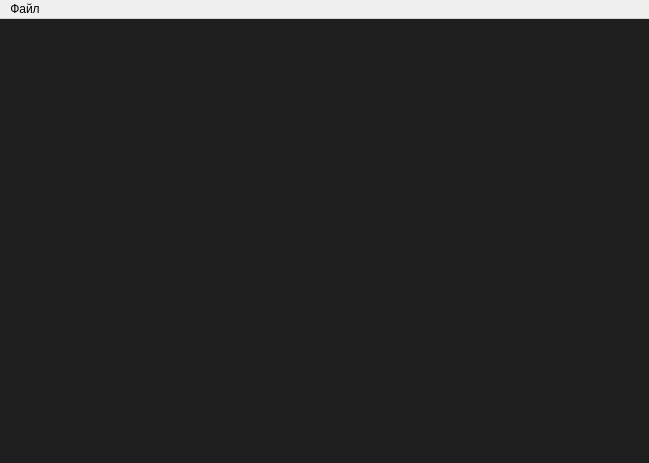
<?xml version="1.0" encoding="UTF-8"?>
<ui version="4.0">
 <class>main_window</class>
 <widget class="QMainWindow" name="main_window">
  <property name="geometry">
   <rect>
    <x>0</x>
    <y>0</y>
    <width>649</width>
    <height>463</height>
   </rect>
  </property>
  <property name="windowTitle">
   <string>MCrypt</string>
  </property>
  <property name="styleSheet">
   <string notr="true">QMainWindow {
	background-color: rgb(30, 30, 30);
}</string>
  </property>
  <widget class="QWidget" name="central_widget">
   <property name="styleSheet">
    <string notr="true">QWidget {
	background-color: rgb(30, 30, 30);
}</string>
   </property>
  </widget>
  <widget class="QMenuBar" name="menu_bar">
   <property name="geometry">
    <rect>
     <x>0</x>
     <y>0</y>
     <width>649</width>
     <height>18</height>
    </rect>
   </property>
   <widget class="QMenu" name="file_menu">
    <property name="title">
     <string>Файл</string>
    </property>
    <addaction name="action_program_info"/>
    <addaction name="action_help"/>
   </widget>
   <addaction name="file_menu"/>
  </widget>
  <action name="action_program_info">
   <property name="text">
    <string>О программе</string>
   </property>
  </action>
  <action name="action_help">
   <property name="text">
    <string>Справка</string>
   </property>
  </action>
 </widget>
 <resources/>
 <connections/>
</ui>
